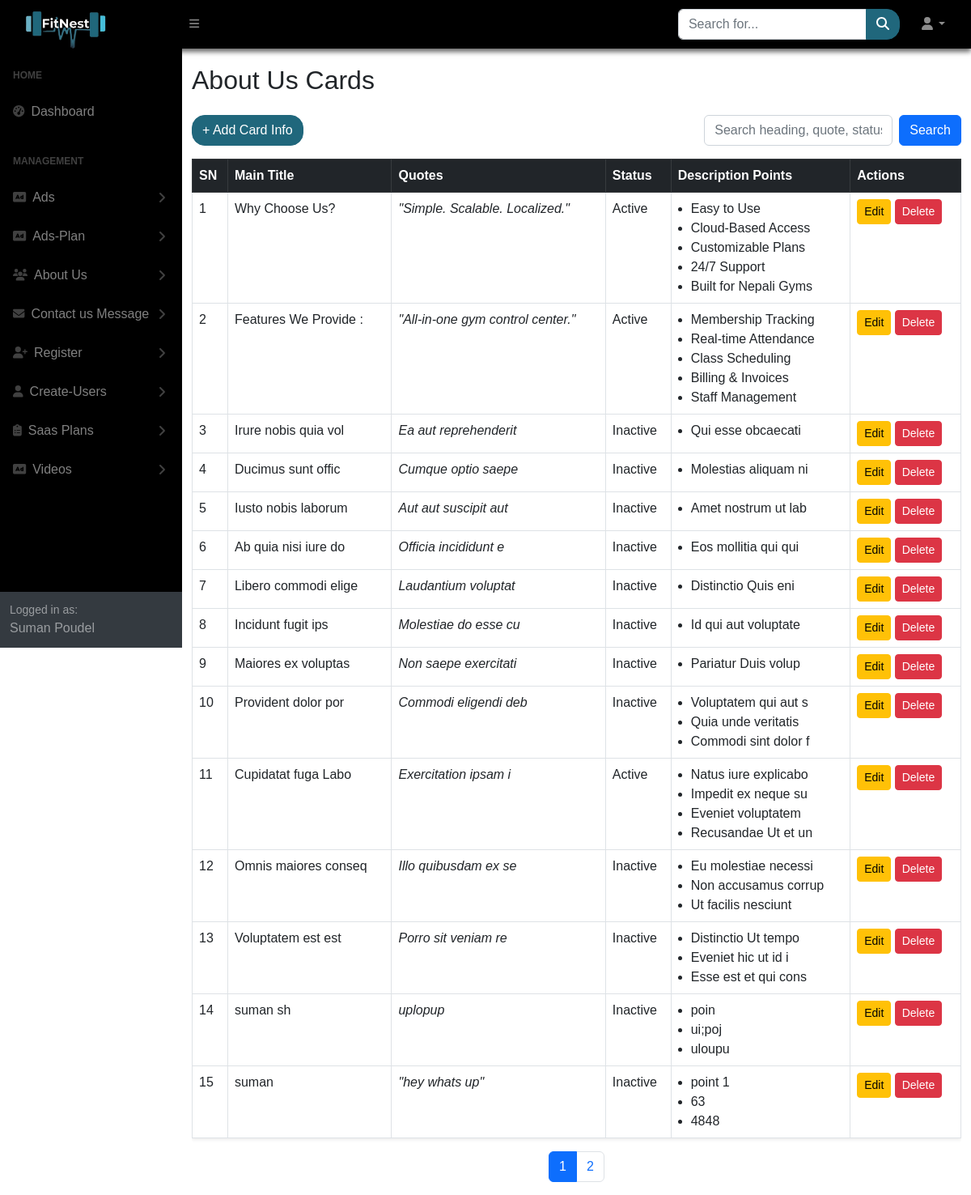
The page /SuperAdmin/AboutUs/index.php on the database its author committed.
### tables this page shows
CREATE TABLE `about_us` (
  `about_id` int(11) NOT NULL,
  `main_title` varchar(255) NOT NULL,
  `quotes` text DEFAULT NULL,
  `status` enum('active','inactive') NOT NULL DEFAULT 'inactive',
  `created_at` timestamp NOT NULL DEFAULT current_timestamp(),
  `updated_at` timestamp NOT NULL DEFAULT current_timestamp() ON UPDATE current_timestamp()
);

### SuperAdmin/AboutUs/index.php (the view, shortened to what this page needs)
<?php
require("../sidelayout.php");
include "../../database/db_connect.php";
$rowsPerPage = 15;
$page = isset($_GET['page']) ? max(1, (int)$_GET['page']) : 1;
$offset = ($page - 1) * $rowsPerPage;
$search = $_GET['search'] ?? '';
$searchParam = "$search%";
$totalSql = "SELECT COUNT(*) as total FROM about_us WHERE main_title LIKE ? OR quotes LIKE ? OR status LIKE ?";
$totalStmt = $conn->prepare($totalSql);
$totalStmt->bind_param("sss", $searchParam, $searchParam, $searchParam);
$totalStmt->execute();
$totalResult = $totalStmt->get_result()->fetch_assoc();
$totalRows = $totalResult['total'];
$totalPages = ceil($totalRows / $rowsPerPage);
$sql = "SELECT * FROM about_us
        WHERE main_title LIKE ? OR quotes LIKE ? OR status LIKE ?
        ORDER BY created_at DESC
        LIMIT ?, ?";
$stmt = $conn->prepare($sql);
$stmt->bind_param("sssii", $searchParam, $searchParam, $searchParam, $offset, $rowsPerPage);
$stmt->execute();
$result = $stmt->get_result();
$aboutData = [];
$aboutIds = [];
while ($row = $result->fetch_assoc()) {
    $aboutData[$row['about_id']] = $row;
    $aboutData[$row['about_id']]['descriptions'] = [];
    $aboutIds[] = $row['about_id'];
}
if (!empty($aboutIds)) {
    $placeholders = implode(',', array_fill(0, count($aboutIds), '?'));
    $types = str_repeat('i', count($aboutIds));
    $sqlPoints = "SELECT about_id, description_point FROM about_us_points WHERE about_id IN ($placeholders)";
    $stmtPoints = $conn->prepare($sqlPoints);
    $stmtPoints->bind_param($types, ...$aboutIds);
    $stmtPoints->execute();
    $resPoints = $stmtPoints->get_result();
    while ($p = $resPoints->fetch_assoc()) {
        $aboutData[$p['about_id']]['descriptions'][] = $p['description_point'];
    }
}
?>
<div id="layoutSidenav_content">
    <main class="container mt-4">
        <?php include '../Layouts/header.php'; ?>
        <h2 class="mb-4">About Us Cards</h2>
        <div class="d-flex justify-content-between mb-3">
            <a href="create.php" class="btn btn-our">+ Add Card Info</a>
            <form class="d-flex" method="GET">
                <input type="text" class="form-control me-2" name="search" placeholder="Search heading, quote, status..." value="<?= htmlspecialchars($search) ?>">
                <button class="btn btn-primary" type="submit">Search</button>
            </form>
        </div>
        <div class="table-responsive">
            <table class="table table-bordered table-hover shadow-sm">
                <thead class="table-dark">
                    <tr>
                        <th>SN</th>
                        <th>Main Title</th>
                        <th>Quotes</th>
                        <th>Status</th>
                        <th>Description Points</th>
                        <th>Actions</th>
                    </tr>
                </thead>
                <tbody>
                    <?php
                    if (!empty($aboutData)):
                        $sn = $offset + 1;
                        foreach ($aboutData as $card):
                    ?>
                            <tr>
                                <td><?= $sn++ ?></td>
                                <td><?= htmlspecialchars($card['main_title']) ?></td>
                                <td><em><?= htmlspecialchars($card['quotes']) ?></em></td>
                                <td><?= ucfirst($card['status']) ?></td>
                                <td>
                                    <ul class="mb-0 ps-3">
                                        <?php foreach ($card['descriptions'] as $point): ?>
                                            <li><?= htmlspecialchars($point) ?></li>
                                        <?php endforeach; ?>
                                    </ul>
                                </td>
                                <td>
                                    <a href="edit.php?id=<?= $card['about_id'] ?>" class="btn btn-sm btn-warning">Edit</a>
                                    <a href="delete.php?id=<?= $card['about_id'] ?>" class="btn btn-sm btn-danger" onclick="return confirm('Are you sure?')">Delete</a>
                                </td>
                            </tr>
                        <?php endforeach; ?>
                    <?php else: ?>
                        <tr>
                            <td colspan="6" class="text-center">No data available.</td>
                        </tr>
                    <?php endif; ?>
                </tbody>
            </table>
        </div>
        <?php if ($totalPages > 1): ?>
            <nav>
                <ul class="pagination justify-content-center">
                    <?php for ($i = 1; $i <= $totalPages; $i++): ?>
                        <li class="page-item <?= ($i === $page) ? 'active' : '' ?>">
                            <a class="page-link" href="?page=<?= $i ?>&search=<?= urlencode($search) ?>"><?= $i ?></a>
                        </li>
                    <?php endfor; ?>
                </ul>
            </nav>
        <?php endif; ?>
    </main>
    <?php require("../assets/link.php"); ?>

### SuperAdmin/Layouts/header.php (shortened to what this page needs)
<!DOCTYPE html>
<html lang="en">
<head>
    <link href="https://cdn.jsdelivr.net/npm/simple-datatables@7.1.2/dist/style.min.css" rel="stylesheet" />
    <link href="../assets/css/styles.css" rel="stylesheet" />
    <link rel="stylesheet" href="../assets/css/landing.css">
</head>
<body class="sb-nav-fixed">

### SuperAdmin/Layouts/navbar.php (shortened to what this page needs)
<nav class="sb-topnav navbar navbar-expand navbar-dark bg-dark">
    <a class="navbar-brand ps-3" href="../../index.php"><img src="../uploads/logo_transparent.png" alt=""></a>
    <button class="btn btn-link btn-sm order-1 order-lg-0 me-4 me-lg-0" id="sidebarToggle" href="#!"><i
            class="fas fa-bars"></i></button>
    <form class="d-none d-md-inline-block form-inline ms-auto me-0 me-md-3 my-2 my-md-0">
        <div class="input-group">
            <input class="form-control" type="text" placeholder="Search for..." aria-label="Search for..."
                aria-describedby="btnNavbarSearch" />
            <button class="btn btn-our" id="btnNavbarSearch" type="button"><i
                    class="fas fa-search"></i></button>
        </div>
    </form>
    <ul class="navbar-nav ms-auto ms-md-0 me-3 me-lg-4">
        <li class="nav-item dropdown">
            <a class="nav-link dropdown-toggle" id="navbarDropdown" href="#" role="button" data-bs-toggle="dropdown"
                aria-expanded="false"><i class="fas fa-user fa-fw"></i></a>
        </li>
    </ul>
</nav>

### SuperAdmin/sidelayout.php (shortened to what this page needs)
<?php require_once('Layouts/header.php'); ?>
<?php require_once('Layouts/navbar.php'); ?>
<div id="layoutSidenav">
    <div id="layoutSidenav_nav">
        <nav class="sb-sidenav accordion sb-sidenav-dark" id="sidenavAccordion">
            <div class="sb-sidenav-menu bg-dark">
                <div class="nav">
                    <div class="sb-sidenav-menu-heading">Home</div>
                    <a class="nav-link" href="../superAdminPage.php">
                        <div class="sb-nav-link-icon"><i class="fas fa-tachometer-alt"></i></div>
                        Dashboard
                    </a>
                    <div class="sb-sidenav-menu-heading">Management</div>
                    <a class="nav-link collapsed" href="#" data-bs-toggle="collapse"
                        data-bs-target="#collapseAds" aria-expanded="false" aria-controls="collapseAds">
                        <div class="sb-nav-link-icon"><i class="fas fa-ad"></i></div>
                        Ads
                        <div class="sb-sidenav-collapse-arrow"><i class="fas fa-angle-down"></i></div>
                    </a>
                    <a class="nav-link collapsed" href="#" data-bs-toggle="collapse"
                        data-bs-target="#collapseAdsPlan" aria-expanded="false" aria-controls="collapseAdsPlan">
                        <div class="sb-nav-link-icon"><i class="fas fa-ad"></i></div>
                        Ads-Plan
                        <div class="sb-sidenav-collapse-arrow"><i class="fas fa-angle-down"></i></div>
                    </a>
                    <a class="nav-link collapsed" href="#" data-bs-toggle="collapse"
                        data-bs-target="#collapseAboutUs" aria-expanded="false" aria-controls="collapseAboutUs">
                        <div class="sb-nav-link-icon"><i class="fas fa-users"></i></div>
                        About Us
                        <div class="sb-sidenav-collapse-arrow"><i class="fas fa-angle-down"></i></div>
                    </a>
                    <a class="nav-link collapsed" href="#" data-bs-toggle="collapse"
                        data-bs-target="#collapseContactUs" aria-expanded="false" aria-controls="collapseConatctus">
                        <div class="sb-nav-link-icon"><i class="fas fa-envelope"></i></div>
                        Contact us Message
                        <div class="sb-sidenav-collapse-arrow"><i class="fas fa-angle-down"></i></div>
                    </a>
                    <a class="nav-link collapsed" href="#" data-bs-toggle="collapse"
                        data-bs-target="#collapseRegister" aria-expanded="false" aria-controls="collapseRegister">
                        <div class="sb-nav-link-icon"><i class="fas fa-user-plus"></i></div>
                        Register
                        <div class="sb-sidenav-collapse-arrow"><i class="fas fa-angle-down"></i></div>
                    </a>
                    <a class="nav-link collapsed" href="#" data-bs-toggle="collapse"
                        data-bs-target="#collapseUsers" aria-expanded="false" aria-controls="collapseUsers">
                        <div class="sb-nav-link-icon"><i class="fas fa-user"></i></div>
                        Create-Users
                        <div class="sb-sidenav-collapse-arrow"><i class="fas fa-angle-down"></i></div>
                    </a>
                    <a class="nav-link collapsed" href="#" data-bs-toggle="collapse"
                        data-bs-target="#collapseSaasPlans" aria-expanded="false" aria-controls="collapseSaasPlans">
                        <div class="sb-nav-link-icon"><i class="fas fa-clipboard-list"></i></div>
                        Saas Plans
                        <div class="sb-sidenav-collapse-arrow"><i class="fas fa-angle-down"></i></div>
                    </a>
                    <a class="nav-link collapsed" href="#" data-bs-toggle="collapse"
                        data-bs-target="#collapseVideos" aria-expanded="false" aria-controls="collapseVideos">
                        <div class="sb-nav-link-icon"><i class="fas fa-ad"></i></div>
                        Videos
                        <div class="sb-sidenav-collapse-arrow"><i class="fas fa-angle-down"></i></div>
                    </a>
                </div>
            </div>
            <div class="sb-sidenav-footer">
                <div class="small">Logged in as:</div>
                Suman Poudel
            </div>
        </nav>
    </div>

### SuperAdmin/assets/link.php (shortened to what this page needs)
</div>
</div>
</body>
</html>

### SuperAdmin/assets/css/landing.css (style rules this page uses)
* { margin: 0; padding: 0; box-sizing: border-box; font-family: Sans-serif; }
html { height: 100%; scroll-behavior: smooth; }
.navbar { height: 60px; padding: 0; box-shadow: 0 4px 6px rgba(0, 0, 0, 0.6); }
.navbar-brand { margin-left: 1rem; }
.navbar-brand img { height: 130px; }
.btn-our { --bs-btn-color: #fff; --bs-btn-bg: #20677c; --bs-btn-border-color: #20677c; --bs-btn-hover-color: #fff; --bs-btn-hover-bg: #1a5c6a; --bs-btn-hover-border-color: #175463; --bs-btn-focus-shadow-rgb: 32, 103, 124; --bs-btn-active-color: #fff; --bs-btn-active-bg: #175463; --bs-btn-active-border-color: #144c5a; --bs-btn-active-shadow: inset 0 3px 5px rgba(0, 0, 0, 0.125); --bs-btn-disabled-color: #fff; --bs-btn-disabled-bg: #20677c; --bs-btn-disabled-border-color: #20677c; color: var(--bs-btn-color); background-color: var(--bs-btn-bg); border: 1px solid var(--bs-btn-border-color); padding: 0.375rem 0.75rem; font-size: 1rem; line-height: 1.5; border-radius: 16px; transition: all 0.15s ease-in-out; display: inline-block; text-align: center; vertical-align: middle; cursor: pointer; user-select: none; text-decoration: none; }

### rows shown on the page
about_us: main_title "Why Choose Us?", quotes "\"Simple. Scalable. Localized.\"", status "Active", point "Easy to Use", point "Cloud-Based Access", point "Customizable Plans", point "24/7 Support", point "Built for Nepali Gyms"
about_us: main_title "Features We Provide :", quotes "\"All-in-one gym control center.\"", status "Active", point "Membership Tracking", point "Real-time Attendance", point "Class Scheduling", point "Billing & Invoices", point "Staff Management"
about_us: main_title "Irure nobis quia vol", quotes "Ea aut reprehenderit", status "Inactive", point "Qui esse obcaecati"
about_us: main_title "Ducimus sunt offic", quotes "Cumque optio saepe", status "Inactive", point "Molestias aliquam ni"
about_us: main_title "Iusto nobis laborum", quotes "Aut aut suscipit aut", status "Inactive", point "Amet nostrum ut lab"
about_us: main_title "Ab quia nisi iure do", quotes "Officia incididunt e", status "Inactive", point "Eos mollitia qui qui"
about_us: main_title "Libero commodi elige", quotes "Laudantium voluptat", status "Inactive", point "Distinctio Quis eni"
about_us: main_title "Incidunt fugit ips", quotes "Molestiae do esse cu", status "Inactive", point "Id qui aut voluptate"
about_us: main_title "Maiores ex voluptas", quotes "Non saepe exercitati", status "Inactive", point "Pariatur Duis volup"
about_us: main_title "Provident dolor por", quotes "Commodi eligendi deb", status "Inactive", point "Voluptatem qui aut s", point "Quia unde veritatis", point "Commodi sint dolor f"
about_us: main_title "Cupidatat fuga Labo", quotes "Exercitation ipsam i", status "Active", point "Natus iure explicabo", point "Impedit ex neque su", point "Eveniet voluptatem", point "Recusandae Ut et un"
about_us: main_title "Omnis maiores conseq", quotes "Illo quibusdam ex se", status "Inactive", point "Eu molestiae necessi", point "Non accusamus corrup", point "Ut facilis nesciunt"
about_us: main_title "Voluptatem est est", quotes "Porro sit veniam re", status "Inactive", point "Distinctio Ut tempo", point "Eveniet hic ut id i", point "Esse est et qui cons"
about_us: main_title "suman sh", quotes "uplopup", status "Inactive", point "poin", point "ui;poj", point "uloupu"
about_us: main_title "suman", quotes "\"hey whats up\"", status "Inactive", point "point 1", point "63", point "4848"
